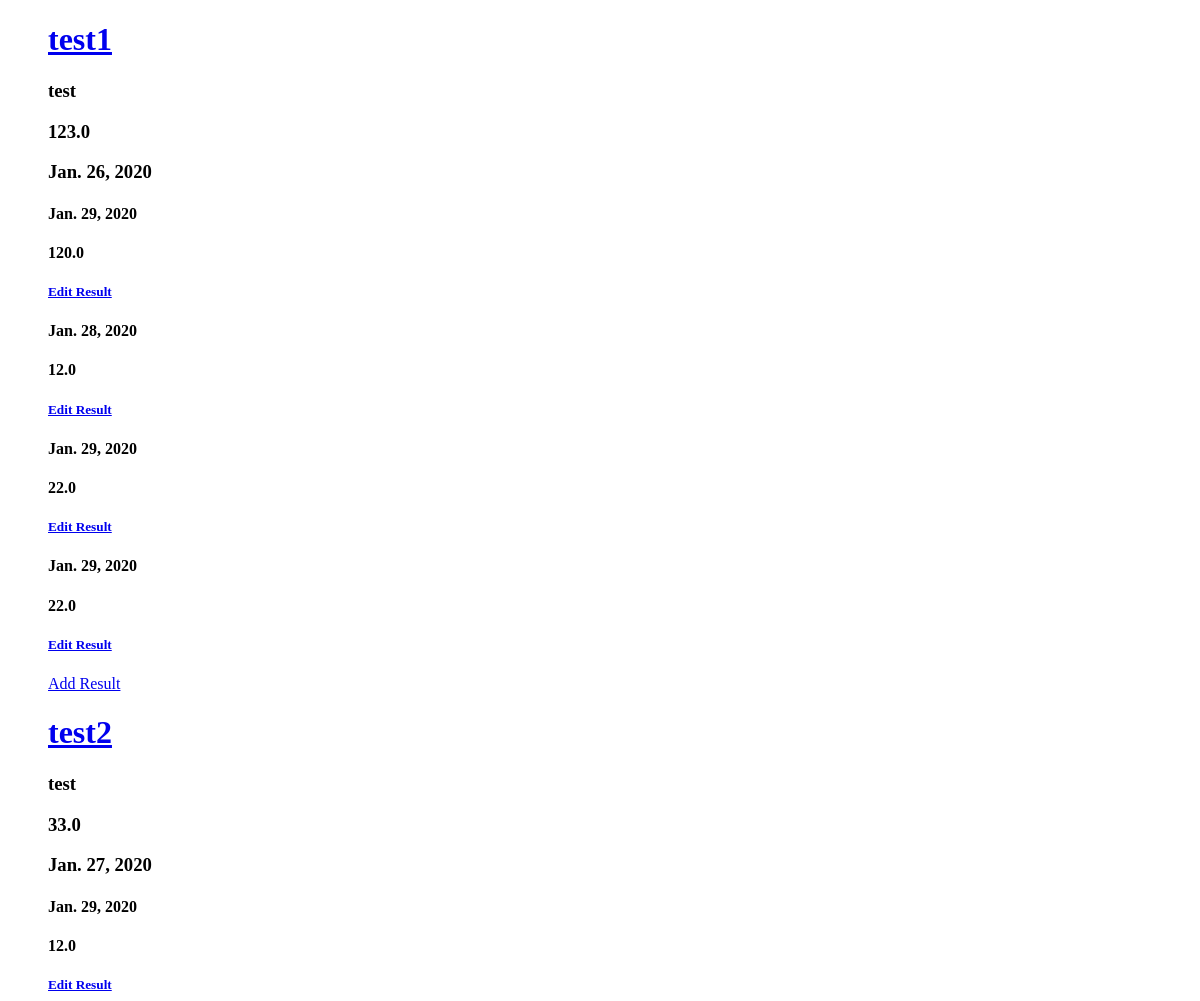
/ (upper part), run on an earlier commit of the app's database.
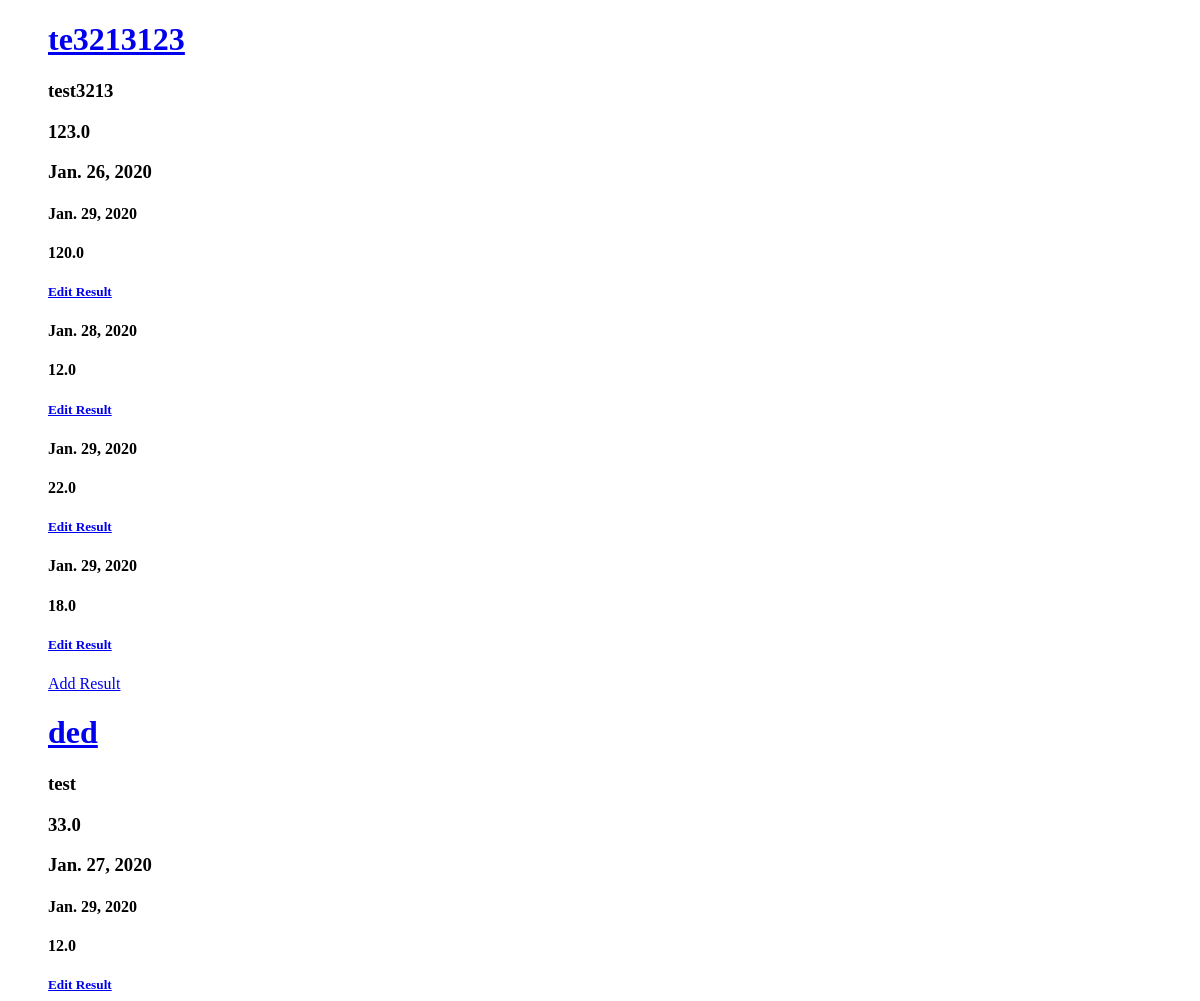
And on a later commit of the database.
### diets/models.py (models this page shows)
class Diet(models.Model):
    name = models.CharField(max_length=100)
    description = models.CharField(max_length=2000)
    start_date = models.DateField()
    start_weight = models.FloatField()

class Result(models.Model):
    diet_id = models.IntegerField()
    current_date = models.DateField()
    current_weight = models.FloatField()

### diets/views.py (the view)
# urls.py: path('', list_diets, name='list_diets'),
def list_diets(request):
    diets = Diet.objects.all()
    results = Result.objects.all()
    return render(request, 'diets.html', {'diets': diets, 'results': results})

### templates/diets.html (shortened to what this page needs)
<!DOCTYPE html>
<html lang="en">
<head>
</head>
<body>
    <ul>
        {% for diet in diets %}
            <a href="{% url 'update_diet' diet.id %}">
                <h1>{{ diet.name }}</h1>
            </a>
            <h3>{{ diet.description }}</h3>
            <h3>{{ diet.start_weight }}</h3>
            <h3>{{ diet.start_date }}</h3>
            {% for result in results %}
                {% if result.diet_id == diet.id %}
                    <h4>{{ result.current_date }}</h4>
                    <h4>{{ result.current_weight }}</h4>
                    <a href="{% url 'update_result' result.id %}">
                        <h5>Edit Result</h5>
                    </a>
                {% endif %}
            {% endfor %}
            <a href="{% url 'create_result' diet.id %}">Add Result</a>
        {% endfor %}
    </ul>
</body>
</html>

What changed in the data, as far as the page shows it:
changed Diet: name "test1" → "te3213123"; description "test" → "test3213"
changed Result (number 4 of 5 on the later page): current_weight "22.0" → "18.0"
changed Diet "test": name "test2" → "ded"
